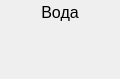
<?xml version="1.0" encoding="UTF-8"?>
<ui version="4.0">
 <class>Led</class>
 <widget class="QWidget" name="Led">
  <property name="geometry">
   <rect>
    <x>0</x>
    <y>0</y>
    <width>120</width>
    <height>79</height>
   </rect>
  </property>
  <property name="sizePolicy">
   <sizepolicy hsizetype="Maximum" vsizetype="Maximum">
    <horstretch>0</horstretch>
    <verstretch>0</verstretch>
   </sizepolicy>
  </property>
  <property name="minimumSize">
   <size>
    <width>120</width>
    <height>0</height>
   </size>
  </property>
  <property name="maximumSize">
   <size>
    <width>16777215</width>
    <height>16777215</height>
   </size>
  </property>
  <property name="windowTitle">
   <string>Form</string>
  </property>
  <layout class="QGridLayout" name="gridLayout_2">
   <property name="leftMargin">
    <number>0</number>
   </property>
   <property name="topMargin">
    <number>0</number>
   </property>
   <property name="rightMargin">
    <number>0</number>
   </property>
   <property name="bottomMargin">
    <number>0</number>
   </property>
   <item row="1" column="1">
    <widget class="QWidget" name="circleWidget" native="true">
     <property name="minimumSize">
      <size>
       <width>48</width>
       <height>48</height>
      </size>
     </property>
     <property name="maximumSize">
      <size>
       <width>48</width>
       <height>48</height>
      </size>
     </property>
     <layout class="QGridLayout" name="gridLayout">
      <property name="leftMargin">
       <number>0</number>
      </property>
      <property name="topMargin">
       <number>0</number>
      </property>
      <property name="rightMargin">
       <number>0</number>
      </property>
      <property name="bottomMargin">
       <number>0</number>
      </property>
      <property name="spacing">
       <number>0</number>
      </property>
      <item row="0" column="0">
       <widget class="QPushButton" name="stateButton">
        <property name="minimumSize">
         <size>
          <width>48</width>
          <height>48</height>
         </size>
        </property>
        <property name="font">
         <font>
          <pointsize>14</pointsize>
         </font>
        </property>
        <property name="text">
         <string/>
        </property>
        <property name="flat">
         <bool>true</bool>
        </property>
       </widget>
      </item>
     </layout>
    </widget>
   </item>
   <item row="1" column="0">
    <spacer name="horizontalSpacer">
     <property name="orientation">
      <enum>Qt::Horizontal</enum>
     </property>
     <property name="sizeHint" stdset="0">
      <size>
       <width>0</width>
       <height>20</height>
      </size>
     </property>
    </spacer>
   </item>
   <item row="1" column="2">
    <spacer name="horizontalSpacer_2">
     <property name="orientation">
      <enum>Qt::Horizontal</enum>
     </property>
     <property name="sizeHint" stdset="0">
      <size>
       <width>0</width>
       <height>20</height>
      </size>
     </property>
    </spacer>
   </item>
   <item row="0" column="0" colspan="3">
    <widget class="QLabel" name="titleLabel">
     <property name="minimumSize">
      <size>
       <width>120</width>
       <height>25</height>
      </size>
     </property>
     <property name="font">
      <font>
       <pointsize>12</pointsize>
      </font>
     </property>
     <property name="text">
      <string>Вода</string>
     </property>
     <property name="alignment">
      <set>Qt::AlignCenter</set>
     </property>
    </widget>
   </item>
  </layout>
 </widget>
 <resources/>
 <connections/>
</ui>
